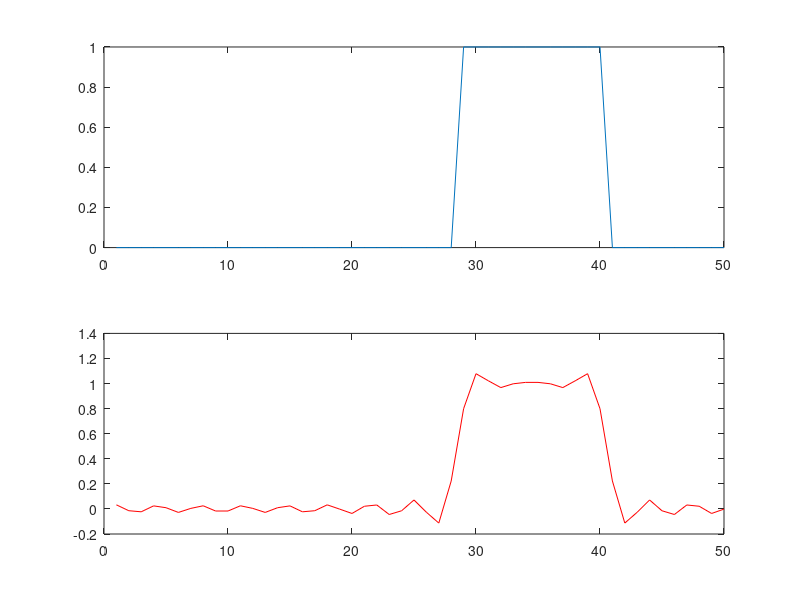

MATLAB code for this plot:
%fourier serisi
N = 50; %işaretin uzunluğu
n = [0:N-1]; % N kadar uzunluklu dizi
M = 15; % Fourier Serisi katsayısı
m = [0:M-1]; %
x = [zeros(1,28),ones(1,12),zeros(1,N-40)]; %
a = (2/N)*x*cos(2*pi*(n')*m/N); % x in fourier serisi katsayısı
a(1) = a(1)/2; %
b = (2/N)*x*sin(2*pi*(n')*m/N); %
xr = a*cos(2*pi*(m')*n/N)+b*sin(2*pi*(m')*n/N); % ana formül
subplot(211);
plot(x);
subplot(212);
plot(xr,'r');
